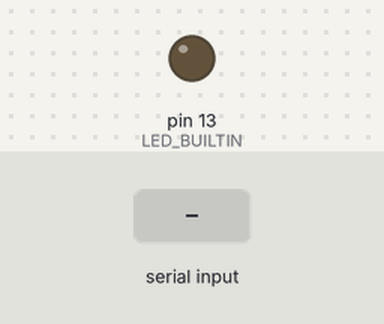
A sketch run on a simulated Arduino Uno, built with avr-gcc and run on an emulated ATmega328P. Parts: output pins drawn as LEDs (lit = HIGH). The inputs (shaded band) are chosen by the test bench. What the sketch prints to the serial monitor is not drawn.

Above: at 1.2 s.
1.3 s: byte 30 received over Serial
At 1.8 s:
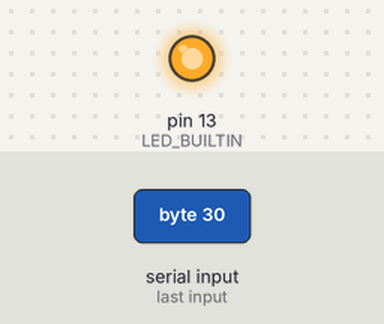
2.8 s: byte 90 received over Serial
4.3 s: byte 120 received over Serial
Timing chart, 0 to 7.3 s (numbered marks = the images above; inputs shaded):
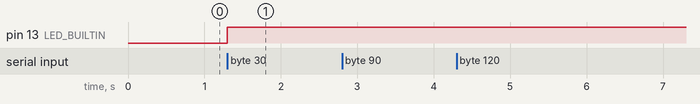

Measured:
- after the input at 1.3 s, pin 13 (LED_BUILTIN): LOW → HIGH at once
- after the input at 2.8 s, every drawn part: stays the same
- after the input at 4.3 s, every drawn part: stays the same

The sketch:

ledWrite.ino
```cpp
void setup() {
  // put your setup code here, to run once:
  pinMode(LED_BUILTIN, OUTPUT);
  Serial.begin(9600);
}

void loop() {
  // put your main code here, to run repeatedly:
  while (Serial.available()) {
    int byte = Serial.read();
    digitalWrite(LED_BUILTIN, byte);
    Serial.write(byte);
  }
}
```
